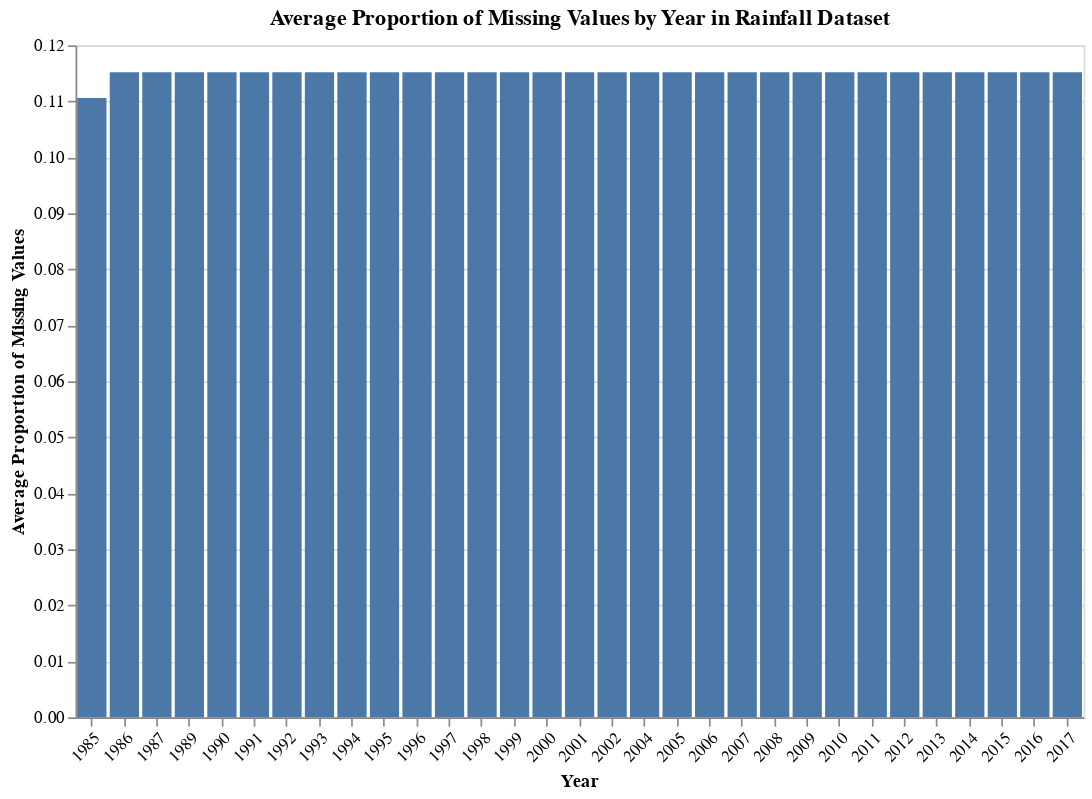

Notebook code cell kept with this figure:
### Markdown cell above
#### rain_df
Let's do a similar analysis for the rainfall dataset. We also suspect that there may be missing values from earlier periods.

### Code cell
bin_size = 5
min_year_rainfall = rain_df["Year"].min()
max_year_rainfall = rain_df["Year"].max()
bins_rainfall = list(range(int(min_year_rainfall), int(max_year_rainfall) + bin_size, bin_size))
bin_labels_rainfall = [f"{i}-{i + bin_size - 1}" for i in bins_rainfall[:-1]]

rain_df["Year_Bin"] = pd.cut(rain_df["Year"], bins=bins_rainfall, labels=bin_labels_rainfall, right=False)
rainfall_missing_by_bin = rain_df.groupby("Year_Bin")["Rainfall"].apply(lambda x: x.isnull().mean())

rainfall_missing_by_year = rain_df.groupby("Year")["Rainfall"].apply(lambda x: x.isnull().mean()).reset_index()
rainfall_missing_by_year.columns = ['Year', 'Missing_Proportion']

rainfall_chart = alt.Chart(rainfall_missing_by_year).mark_bar().encode(
    x=alt.X('Year:O', title='Year', axis=alt.Axis(labelAngle=-45)),
    y=alt.Y('Missing_Proportion:Q', title='Average Proportion of Missing Values'),
    tooltip=['Year', 'Missing_Proportion']
).properties(
    title='Average Proportion of Missing Values by Year in Rainfall Dataset',
    width=600,
    height=400
)

rainfall_chart

### Figure 1 — Vega-Lite specification as saved in the notebook (floating-point values rounded to 4 significant figures)
{"config": {"view": {"continuousWidth": 300, "continuousHeight": 300}}, "data": {"name": "data-d1e2114fbe89d70cda8679df16f36cf5"}, "mark": {"type": "bar"}, "encoding": {"tooltip": [{"field": "Year", "type": "quantitative"}, {"field": "Missing_Proportion", "type": "quantitative"}], "x": {"axis": {"labelAngle": -45}, "field": "Year", "title": "Year", "type": "ordinal"}, "y": {"field": "Missing_Proportion", "title": "Average Proportion of Missing Values", "type": "quantitative"}}, "height": 400, "title": "Average Proportion of Missing Values by Year in Rainfall Dataset", "width": 600, "$schema": "https://vega.github.io/schema/vega-lite/v5.14.1.json", "datasets": {"data-d1e2114fbe89d70cda8679df16f36cf5": [{"Year": 1985, "Missing_Proportion": 0.1106}, {"Year": 1986, "Missing_Proportion": 0.1152}, {"Year": 1987, "Missing_Proportion": 0.1152}, {"Year": 1989, "Missing_Proportion": 0.1152}, {"Year": 1990, "Missing_Proportion": 0.1152}, {"Year": 1991, "Missing_Proportion": 0.1152}, {"Year": 1992, "Missing_Proportion": 0.1152}, {"Year": 1993, "Missing_Proportion": 0.1152}, {"Year": 1994, "Missing_Proportion": 0.1152}, {"Year": 1995, "Missing_Proportion": 0.1152}, {"Year": 1996, "Missing_Proportion": 0.1152}, {"Year": 1997, "Missing_Proportion": 0.1152}, {"Year": 1998, "Missing_Proportion": 0.1152}, {"Year": 1999, "Missing_Proportion": 0.1152}, {"Year": 2000, "Missing_Proportion": 0.1152}, {"Year": 2001, "Missing_Proportion": 0.1152}, {"Year": 2002, "Missing_Proportion": 0.1152}, {"Year": 2004, "Missing_Proportion": 0.1152}, {"Year": 2005, "Missing_Proportion": 0.1152}, {"Year": 2006, "Missing_Proportion": 0.1152}, {"Year": 2007, "Missing_Proportion": 0.1152}, {"Year": 2008, "Missing_Proportion": 0.1152}, {"Year": 2009, "Missing_Proportion": 0.1152}, {"Year": 2010, "Missing_Proportion": 0.1152}, {"Year": 2011, "Missing_Proportion": 0.1152}, {"Year": 2012, "Missing_Proportion": 0.1152}, {"Year": 2013, "Missing_Proportion": 0.1152}, {"Year": 2014, "Missing_Proportion": 0.1152}, {"Year": 2015, "Missing_Proportion": 0.1152}, {"Year": 2016, "Missing_Proportion": 0.1152}, {"Year": 2017, "Missing_Proportion": 0.1152}]}}
